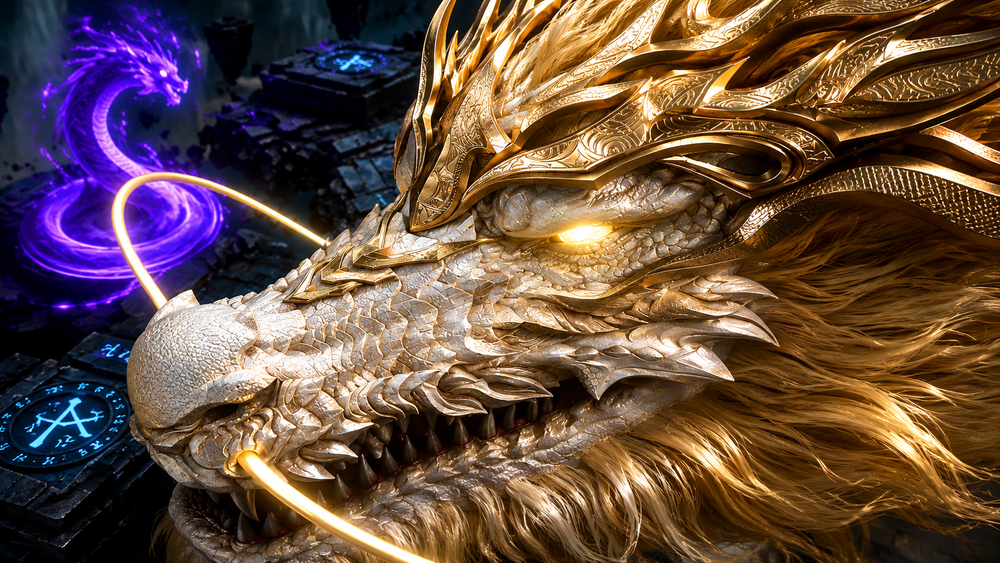
#> input picture BTTH_10.png, 1000 x 563 px, shrunk from 1672 x 941 before the run
$ python 15Rectangle.py
#> lines starting #> are read from the running program, lines starting #| are printed output that depends on the picture; after the words box and inside, x2 and y2 are one past the last pixel; in counts of white or black regions, pixels touching at a corner belong together
import cv2

img = cv2.imread("BTTH_10.png")
#> img is the input picture: shape (563, 1000, 3); mean B, G, R 64.9, 75.9, 101.3
cv2.rectangle(img, (1000,1000), (100,100), (255,0,0), 2)
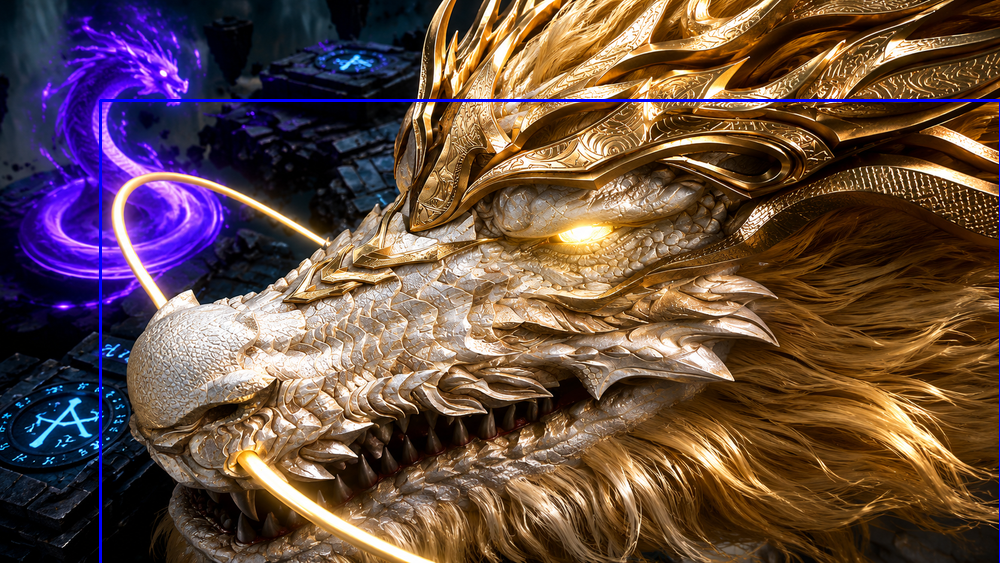
#> img: shape (563, 1000, 3); 0.81% of pixels changed, all inside (x1, y1, x2, y2) = (99, 99, 1000, 563)
cv2.imwrite("output(0).png", img)
